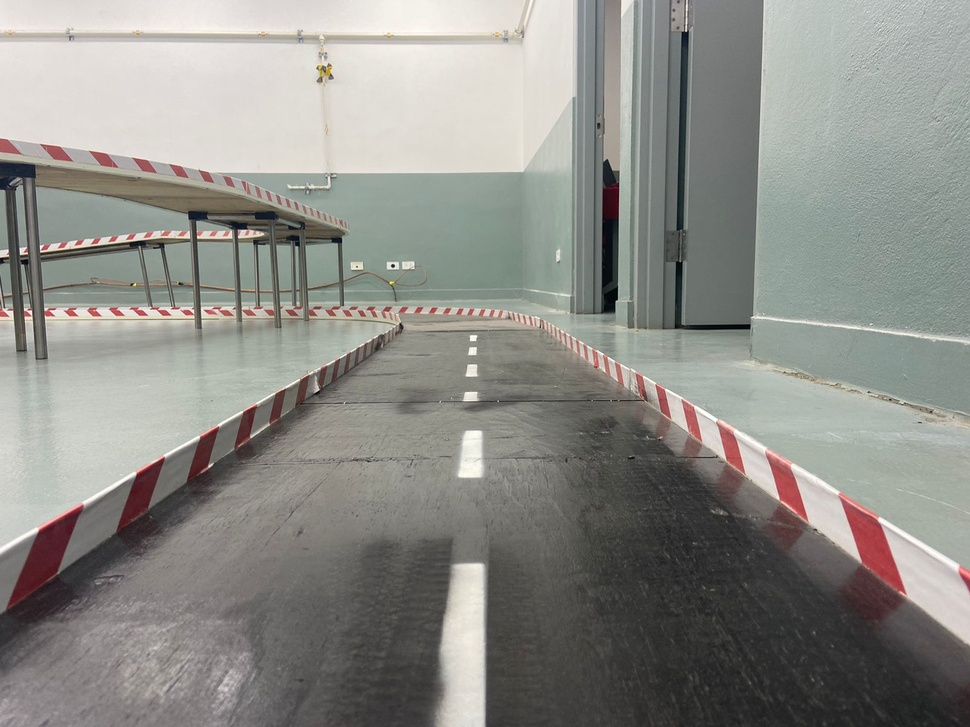
#> input picture PistaRC.jpg, 970 x 727 px, shrunk from 1600 x 1200 before the run, given in place of the camera
$ python live_filter.py   (older library calls are emulated)
#> lines starting #> are read from the running program, lines starting #| are printed output that depends on the picture
#> further down, frame is the input picture: shape (727, 970, 3); mean B, G, R 135.8, 141, 141.2
import matplotlib.image as img
import matplotlib.pyplot as plt
import numpy as np
import cv2

def LiveCamEdgeDetection_Canny(image_color):
    th1 = 100
    th2 = 150
    image_gray = cv2.cvtColor(image_color, cv2.COLOR_BGR2GRAY)
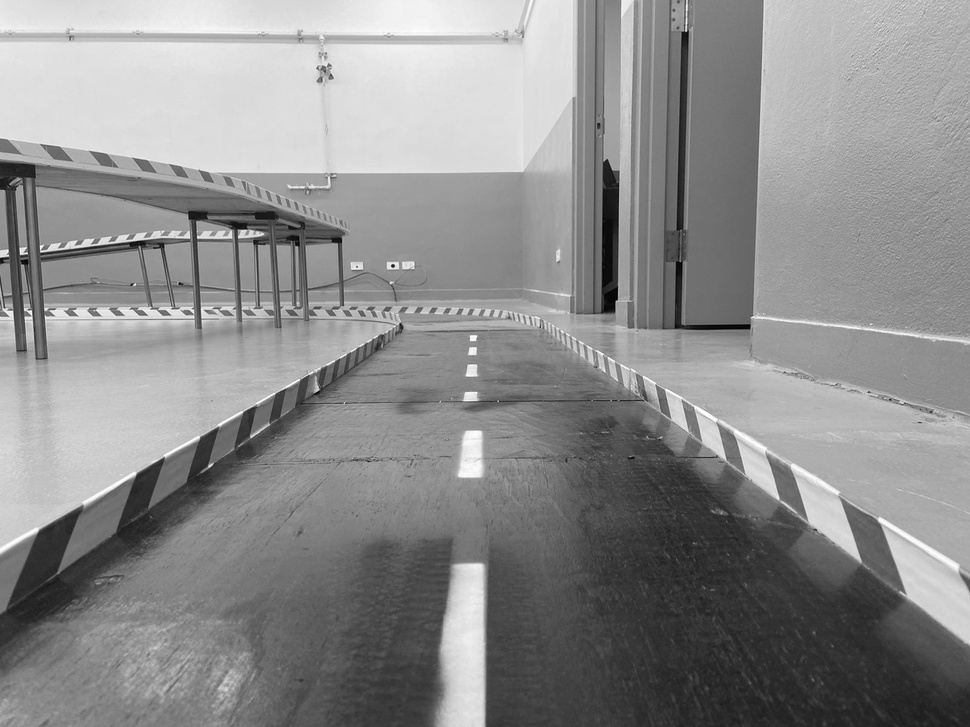
#> image_gray: shape (727, 970); min 1, max 255, mean 140.5
    canny = cv2.Canny(image_gray, th1, th2)
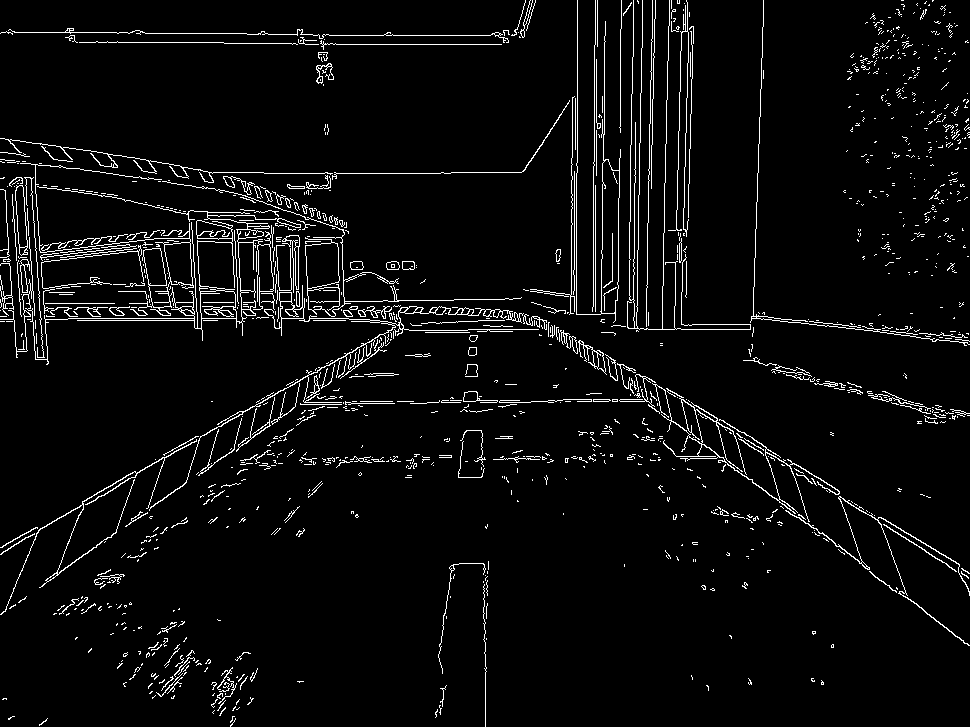
#> canny: shape (727, 970); 4.4% white in thin lines or dots

    return canny

def LiveCamEdgeDetection_Laplace(image_color):
    image_gray = cv2.cvtColor(image_color, cv2.COLOR_BGR2GRAY)
    laplacian = cv2.Laplacian(image_gray, cv2.CV_64F)

    return laplacian

def LiveCamEdgeDetection_Sobel(image_color):
    image_gray = cv2.cvtColor(image_color, cv2.COLOR_BGR2GRAY)
    x_sobel = cv2.Sobel(image_gray, cv2.CV_64F, 0, 1, ksize=7)
    cv2.imshow('Sobel - X direction', x_sobel)
    y_sobel = cv2.Sobel(image_gray, cv2.CV_64F, 1, 0, ksize=7)
    cv2.imshow('Sobel - Y direction', y_sobel)

    return x_sobel, y_sobel


cap = cv2.VideoCapture(0)

while True:
    ret, frame = cap.read()
    cv2.imshow('Live Edge Detection', LiveCamEdgeDetection_Canny(frame))
    cv2.imshow('Web Cam Video', frame)
    if cv2.waitKey(1) == 13: #13 Enter key
#> (key Esc is pressed here)
        break

cap.release()
cv2.destroyAllWindows()

$ run again, on carretera.jpeg
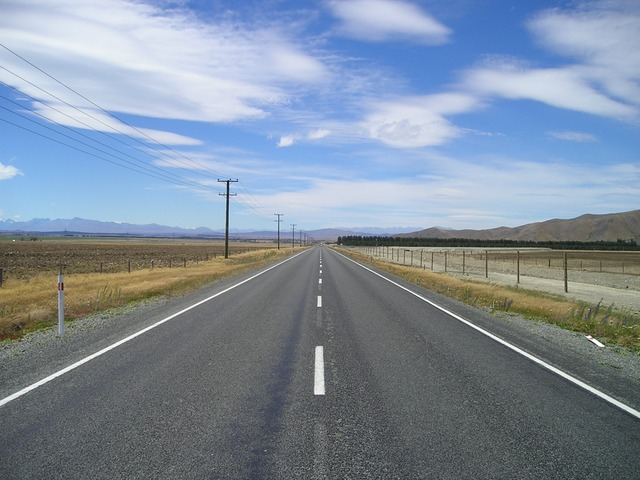
#> input picture carretera.jpeg, 640 x 480 px, given in place of the camera
#> frame is the input picture: shape (480, 640, 3); mean B, G, R 157, 141.4, 127.9
#> in LiveCamEdgeDetection_Canny, `image_gray = cv2.cvtColor(image_color, cv2.COLOR_BGR2GRAY)`:
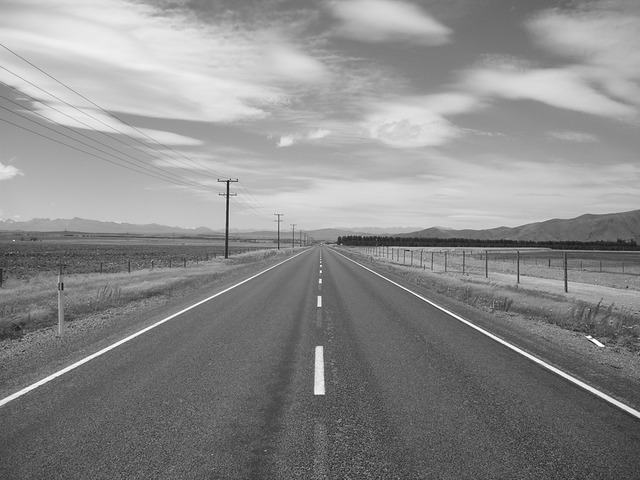
#> image_gray: shape (480, 640); min 14, max 255, mean 139.1
#> in LiveCamEdgeDetection_Canny, `canny = cv2.Canny(image_gray, th1, th2)`:
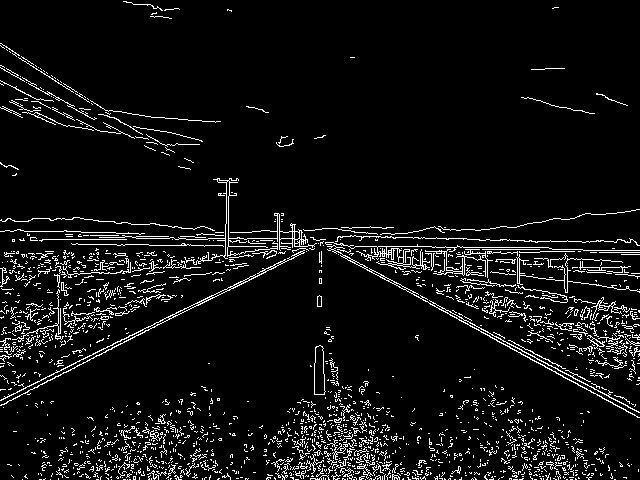
#> canny: shape (480, 640); 6.7% white in thin lines or dots
